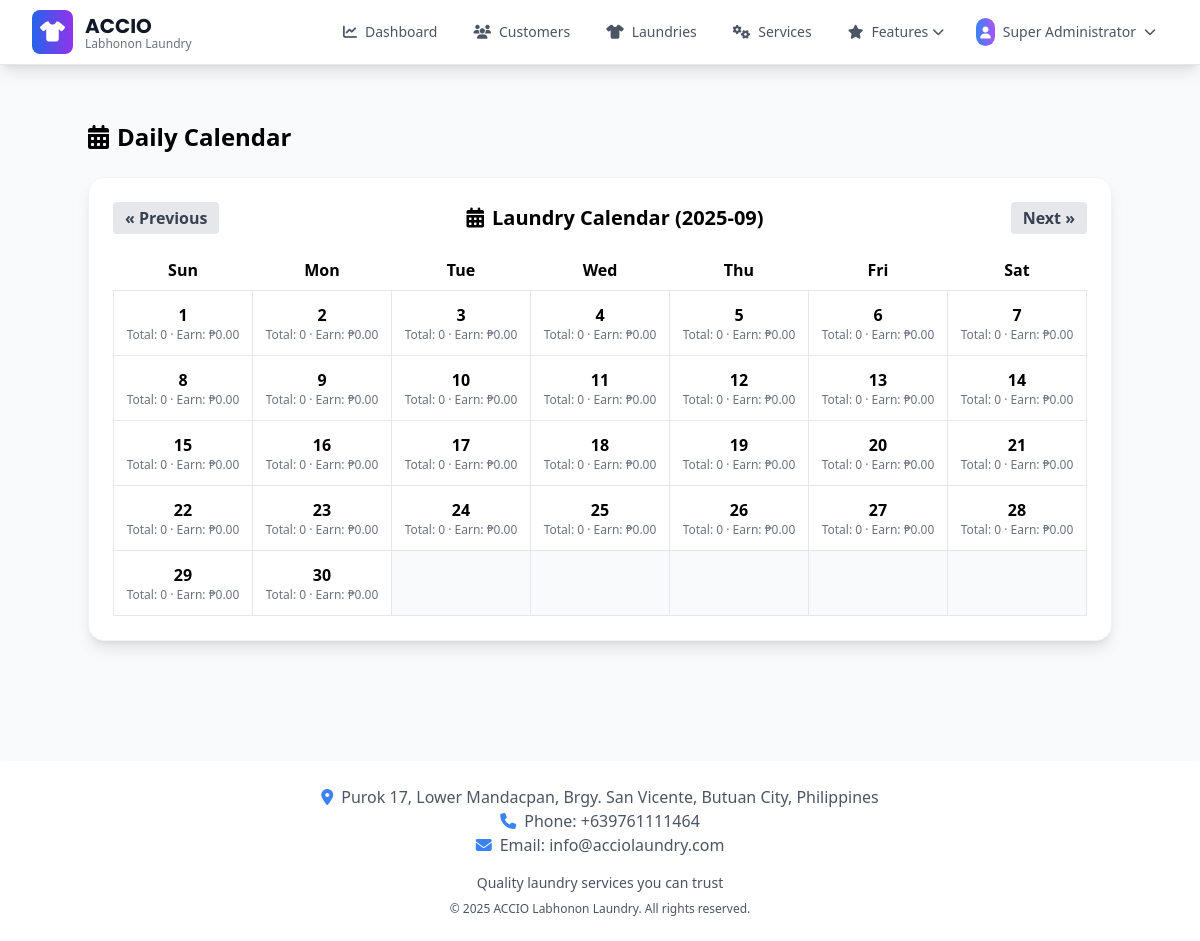
The app's page /daily-calendar (signed in) with its own data.
### app/models.py (models this page shows, shortened)
class BusinessSettings(db.Model):
    id = db.Column(db.Integer, primary_key=True)
    business_name = db.Column(db.String(200), default="ACCIO")
    business_tagline = db.Column(db.String(200), default="Labhonon Laundry")
    business_description = db.Column(
        db.Text, default="Professional laundry services with quality care"
    )
    phone = db.Column(db.String(50), default="+639761111464")
    email = db.Column(db.String(150), default="info@acciolaundry.com")
    address = db.Column(
        db.Text,
        default="Purok 17, Lower Mandacpan, Brgy. San Vicente, Butuan City, Philippines",
    )
    operating_hours = db.Column(db.Text, default="Monday - Sunday: 6:00 AM - 8:00 PM")
    footer_text = db.Column(db.Text, default="Quality laundry services you can trust")
    copyright_text = db.Column(
        db.String(200), default="© 2025 ACCIO Labhonon Laundry. All rights reserved."
    )
    facebook_url = db.Column(db.String(255))
    instagram_url = db.Column(db.String(255))
    website_url = db.Column(db.String(255))
    currency_symbol = db.Column(db.String(10), default="₱")
    date_format = db.Column(db.String(20), default="%B %d, %Y")
    timezone = db.Column(db.String(50), default="Asia/Manila")
    created_at = db.Column(db.DateTime, default=datetime.utcnow)
    updated_at = db.Column(
        db.DateTime, default=datetime.utcnow, onupdate=datetime.utcnow
    )
    updated_by = db.Column(db.Integer, db.ForeignKey("user.id"))
    updated_by_user = db.relationship("User", backref="business_settings_updates")
    @staticmethod
    def get_settings():
        settings = BusinessSettings.query.first()
        if not settings:
            settings = BusinessSettings()
            db.session.add(settings)
            db.session.commit()
        return settings

class User(db.Model, UserMixin):
    id = db.Column(db.Integer, primary_key=True)
    email = db.Column(db.String(150), unique=True)
    password = db.Column(db.String(150))
    full_name = db.Column(db.String(150))
    phone = db.Column(db.String(20))
    role = db.Column(
        db.String(20), default="user"
    )  # 'super_admin', 'admin', 'manager', 'user'
    is_active = db.Column(db.Boolean, default=True)
    must_change_password = db.Column(db.Boolean, default=False)
    date_created = db.Column(db.DateTime, default=datetime.utcnow)
    def is_admin(self):
        return self.role in ["admin", "super_admin"]
    def is_super_admin(self):
        return self.role == "super_admin"

### app/views.py (the view)
@views.route("/daily-calendar")
@login_required
def daily_calendar():
    today = datetime.today()
    year = request.args.get("year", today.year, type=int)
    month = request.args.get("month", today.month, type=int)
    first_day = datetime(year, month, 1)
    if month == 12:
        next_month_dt = datetime(year + 1, 1, 1)
    else:
        next_month_dt = datetime(year, month + 1, 1)
    _last_day = next_month_dt - timedelta(days=1)
    daily_totals = (
        db.session.query(
            func.date(Laundry.date_received).label("day"),
            func.count(Laundry.laundry_id).label("total"),
        )
        .filter(
            Laundry.date_received >= first_day, Laundry.date_received < next_month_dt
        )
        .group_by(func.date(Laundry.date_received))
        .all()
    )
    totals_by_day = {str(day): total for day, total in daily_totals}
    daily_earnings = (
        db.session.query(
            func.date(Laundry.date_received).label("day"),
            func.coalesce(func.sum(Laundry.price), 0).label("earn"),
        )
        .filter(
            Laundry.date_received >= first_day,
            Laundry.date_received < next_month_dt,
            Laundry.status.in_(["Completed", "Ready for Pickup", "Picked Up"]),
        )
        .group_by(func.date(Laundry.date_received))
        .all()
    )
    earnings_by_day = {str(day): float(earn or 0) for day, earn in daily_earnings}
    import calendar
    cal = calendar.Calendar()
    month_days = cal.itermonthdays(year, month)
    month_grid = []
    week = []
    for day in month_days:
        if day == 0:
            week.append(None)
        else:
            date_str = f"{year}-{month:02d}-{day:02d}"
            week.append(
                {
                    "day": day,
                    "date": date_str,
                    "total": totals_by_day.get(date_str, 0),
                    "earn": earnings_by_day.get(date_str, 0),
                }
            )
        if len(week) == 7:
            month_grid.append(week)
            week = []
    if week:
        month_grid.append(week)
    if month == 1:
        prev_month = 12
        prev_year = year - 1
    else:
        prev_month = month - 1
        prev_year = year
    if month == 12:
        next_month = 1
        next_year = year + 1
    else:
        next_month = month + 1
        next_year = year
    return render_template(
        "daily_calendar.html",
        year=year,
        month=month,
        month_grid=month_grid,
        prev_month=prev_month,
        prev_year=prev_year,
        next_month=next_month,
        next_year=next_year,
    )

### app/__init__.py (called while the page is built)
@login_manager.user_loader
def load_user(id):
    from .models import User
    return User.query.get(int(id))

### app/templates/daily_calendar.html
{% extends 'base.html' %}
{% block content %}
<div class="container mx-auto py-8">
    <h1 class="text-2xl font-bold mb-6 flex items-center">
        <i class="fas fa-calendar-alt mr-2"></i> Daily Calendar
    </h1>
    <div class="bg-white rounded-2xl shadow-lg border border-gray-100 p-6 mb-8">
        <div class="flex justify-between items-center mb-4">
            <a href="?year={{ prev_year }}&month={{ '%02d' % prev_month }}" class="px-3 py-1 rounded bg-gray-200 hover:bg-gray-300 text-gray-700 font-semibold">&laquo; Previous</a>
            <h2 class="text-xl font-bold flex items-center">
                <i class="fas fa-calendar-alt mr-2"></i> Laundry Calendar ({{ year }}-{{ '%02d' % month }})
            </h2>
            <a href="?year={{ next_year }}&month={{ '%02d' % next_month }}" class="px-3 py-1 rounded bg-gray-200 hover:bg-gray-300 text-gray-700 font-semibold">Next &raquo;</a>
        </div>
        <table class="w-full text-center">
            <thead>
                <tr>
                    <th class="py-2">Sun</th>
                    <th>Mon</th>
                    <th>Tue</th>
                    <th>Wed</th>
                    <th>Thu</th>
                    <th>Fri</th>
                    <th>Sat</th>
                </tr>
            </thead>
            <tbody>
                {% for week in month_grid %}
                <tr>
                    {% for day in week %}
                        {% if day %}
                        <td class="border px-2 py-3">
                            <div class="font-bold">{{ day.day }}</div>
                            <div class="text-xs text-gray-500">
                                Total: {{ day.total }}
                                {% if day.earn is defined and day.earn %}
                                    &middot; Earn: ₱{{ "%.2f"|format(day.earn or 0) }}
                                {% else %}
                                    &middot; Earn: ₱{{ "%.2f"|format(0) }}
                                {% endif %}
                            </div>
                        </td>
                        {% else %}
                        <td class="border px-2 py-3 bg-gray-50"></td>
                        {% endif %}
                    {% endfor %}
                </tr>
                {% endfor %}
            </tbody>
        </table>
    </div>
</div>
{% endblock %}

### app/templates/base.html (shortened to what this page needs)
<!DOCTYPE html>
<html lang="en">
<head>
    <script src="https://cdn.tailwindcss.com"></script>
    <link rel="stylesheet" href="https://cdnjs.cloudflare.com/ajax/libs/font-awesome/6.4.0/css/all.min.css">
</head>
<body class="bg-gray-50 font-sans" data-authenticated="{% if current_user.is_authenticated %}true{% else %}false{% endif %}">
    <nav class="bg-white shadow-lg border-b border-gray-200 sticky top-0 left-0 w-full z-50">
        <div class="max-w-7xl mx-auto px-4 sm:px-6 lg:px-8">
            <div class="flex justify-between items-center h-16">
                <div class="flex items-center flex-shrink-0">
                    <div class="flex-shrink-0 flex items-center">
                        <div class="bg-gradient-to-r from-blue-600 to-purple-600 rounded-lg p-2 mr-3">
                            <i class="fas fa-tshirt text-white text-xl"></i>
                        </div>
                        <div>
                            <h1 class="brand-font text-xl font-bold text-gray-900">{{ business_settings.business_name }}</h1>
                            <p class="text-xs text-gray-500 -mt-1">{{ business_settings.business_tagline }}</p>
                        </div>
                    </div>
                </div>
                <div class="hidden md:flex items-center space-x-1 flex-1 justify-end">
                    {% if current_user.is_authenticated %}
                        <a href="{{ url_for('views.dashboard') }}" class="flex items-center px-4 py-2 rounded-lg text-sm font-medium transition-all duration-200 {% if request.endpoint == 'views.dashboard' %}bg-blue-50 text-blue-700 border border-blue-200{% else %}text-gray-600 hover:text-blue-700 hover:bg-blue-50{% endif %}">
                            <i class="fas fa-chart-line mr-2"></i>
                            Dashboard
                        </a>
                        <a href="{{ url_for('customer.list_customers') }}"
                           class="flex items-center px-4 py-2 rounded-lg text-sm font-medium transition-all duration-200
                                  {% if request.endpoint == 'customer.list_customers' %}
                                      bg-blue-50 text-blue-700 border border-blue-200
                                  {% else %}
                                      text-gray-600 hover:text-blue-700 hover:bg-blue-50
                                  {% endif %}">
                            <i class="fas fa-users mr-2"></i>
                            Customers
                        </a>
                        <a href="{{ url_for('laundry.list_laundries') }}"
                           class="flex items-center px-4 py-2 rounded-lg text-sm font-medium transition-all duration-200
                                  {% if request.endpoint == 'laundry.list_laundries' %}
                                      bg-blue-50 text-blue-700 border border-blue-200
                                  {% else %}
                                      text-gray-600 hover:text-blue-700 hover:bg-blue-50
                                  {% endif %}">
                            <i class="fas fa-tshirt mr-2"></i>
                            Laundries
                        </a>
                        {% if current_user.is_admin() %}
                        <a href="{{ url_for('service.list_services') }}"
                           class="flex items-center px-4 py-2 rounded-lg text-sm font-medium transition-all duration-200
                                  {% if request.endpoint == 'service.list_services' %}
                                      bg-blue-50 text-blue-700 border border-blue-200
                                  {% else %}
                                      text-gray-600 hover:text-blue-700 hover:bg-blue-50
                                  {% endif %}">
                            <i class="fas fa-cogs mr-2"></i>
                            Services
                        </a>
                        {% endif %}
                        {% if current_user.is_admin() %}
                        <div class="relative group">
                            <button class="flex items-center px-4 py-2 rounded-lg text-sm font-medium transition-all duration-200
                                         {% if request.endpoint and (request.endpoint.startswith('expenses.') or request.endpoint == 'views.reports' or request.endpoint == 'views.analytics' or request.endpoint.startswith('user_management.')) %}
                                             bg-blue-50 text-blue-700 border border-blue-200
                                         {% else %}
                                             text-gray-600 hover:text-blue-700 hover:bg-blue-50
                                         {% endif %}">
                                <i class="fas fa-star mr-2"></i>
                                Features
                                <i class="fas fa-chevron-down ml-1 text-xs"></i>
                            </button>
                        </div>
                        {% endif %}
                        <div class="relative ml-4 group">
                            <button class="flex items-center px-3 py-2 rounded-lg text-sm font-medium text-gray-600 hover:text-blue-700 hover:bg-blue-50 transition-all duration-200">
                                <div class="bg-gradient-to-r from-blue-500 to-purple-500 rounded-full p-1 mr-2">
                                    <i class="fas fa-user text-white text-xs"></i>
                                </div>
                                {{ current_user.full_name or current_user.email.split('@')[0] }}
                                <i class="fas fa-chevron-down ml-2 text-xs"></i>
                            </button>
                        </div>
                    {% endif %}
                </div>
            </div>
        </div>
    </nav>
    <main class="max-w-7xl mx-auto px-4 py-6">
        {% block content %}{% endblock %}
    </main>
    <footer class="bg-white shadow-lg mt-8">
        <div class="max-w-7xl mx-auto px-4 py-6">
            <div class="text-center text-gray-600">
                <p><i class="fas fa-map-marker-alt mr-2 text-blue-500"></i>{{ business_settings.address }}</p>
                <p><i class="fas fa-phone mr-2 text-blue-500"></i>Phone: {{ business_settings.phone }}</p>
                {% if business_settings.email %}
                <p><i class="fas fa-envelope mr-2 text-blue-500"></i>Email: {{ business_settings.email }}</p>
                {% endif %}
                <div class="mt-4">
                    <p class="text-sm">{{ business_settings.footer_text }}</p>
                    <p class="text-xs mt-2">{{ business_settings.copyright_text }}</p>
                </div>
            </div>
        </div>
    </footer>
</body>
</html>

### app/templates/base.html (style rules this page uses)
body { font-family: 'Inter', sans-serif; }
.brand-font { font-family: 'Poppins', sans-serif; }

### records on screen
BusinessSettings: business_name "ACCIO", business_tagline "Labhonon Laundry", address "Purok 17, Lower Mandacpan, Brgy. San Vicente, Butuan City, Philippines", phone "+639761111464", email "info@acciolaundry.com", footer_text "Quality laundry services you can trust", copyright_text "© 2025 ACCIO Labhonon Laundry. All rights reserved."
User: full_name "Super Administrator"

### other values on screen
{{ year }} "2025"
{{ '%02d' % month }} "09"
{{ day.day }} "1" "2" "3" "4" "5" "6" "7" "8" "9" "10" "11" "12" "13" "14" "15" "16" "17" "18" "19" "20" "21" "22" "23" "24" "25" "26" "27" "28" "29" "30"
{{ day.total }} "0" "0" "0" "0" "0" "0" "0" "0" "0" "0" "0" "0" "0" "0" "0" "0" "0" "0" "0" "0" "0" "0" "0" "0" "0" "0" "0" "0" "0" "0"
{{ "%.2f"|format(0) }} "0.00" "0.00" "0.00" "0.00" "0.00" "0.00" "0.00" "0.00" "0.00" "0.00" "0.00" "0.00" "0.00" "0.00" "0.00" "0.00" "0.00" "0.00" "0.00" "0.00" "0.00" "0.00" "0.00" "0.00" "0.00" "0.00" "0.00" "0.00" "0.00" "0.00"
